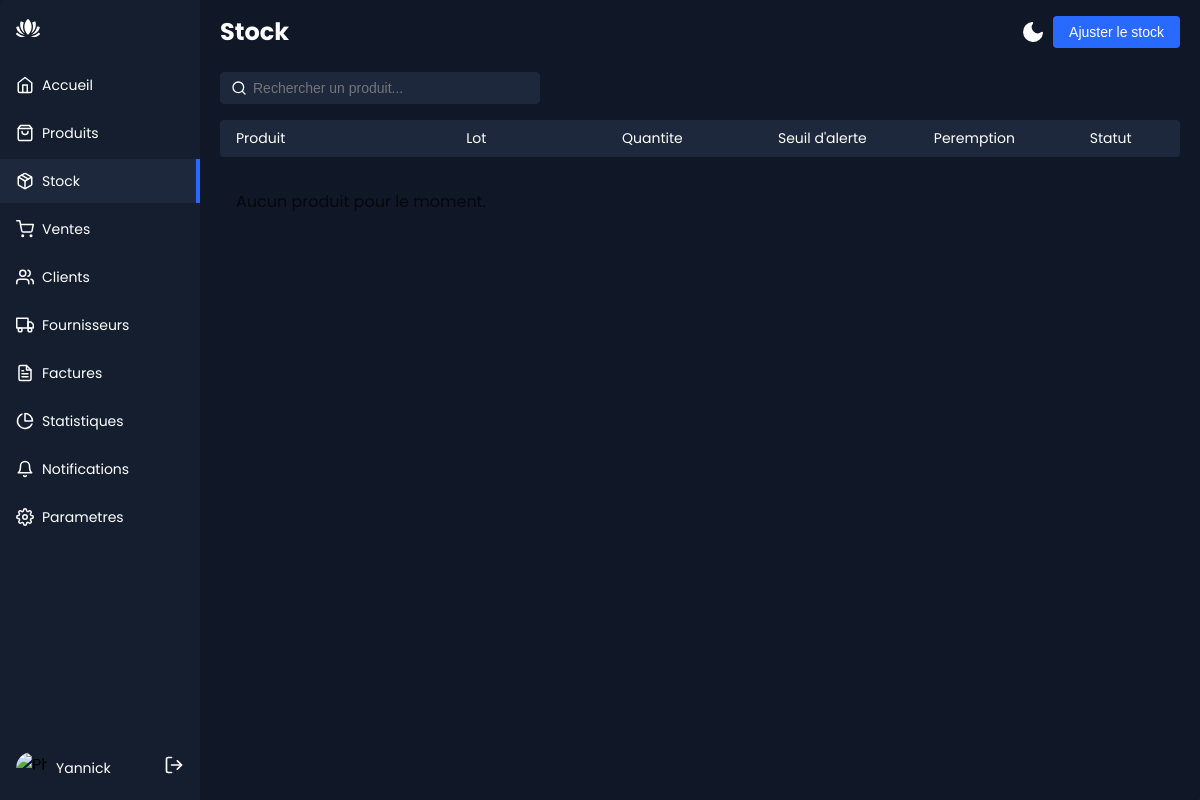
/stock/ (signed in), run on an earlier commit of the app's database.
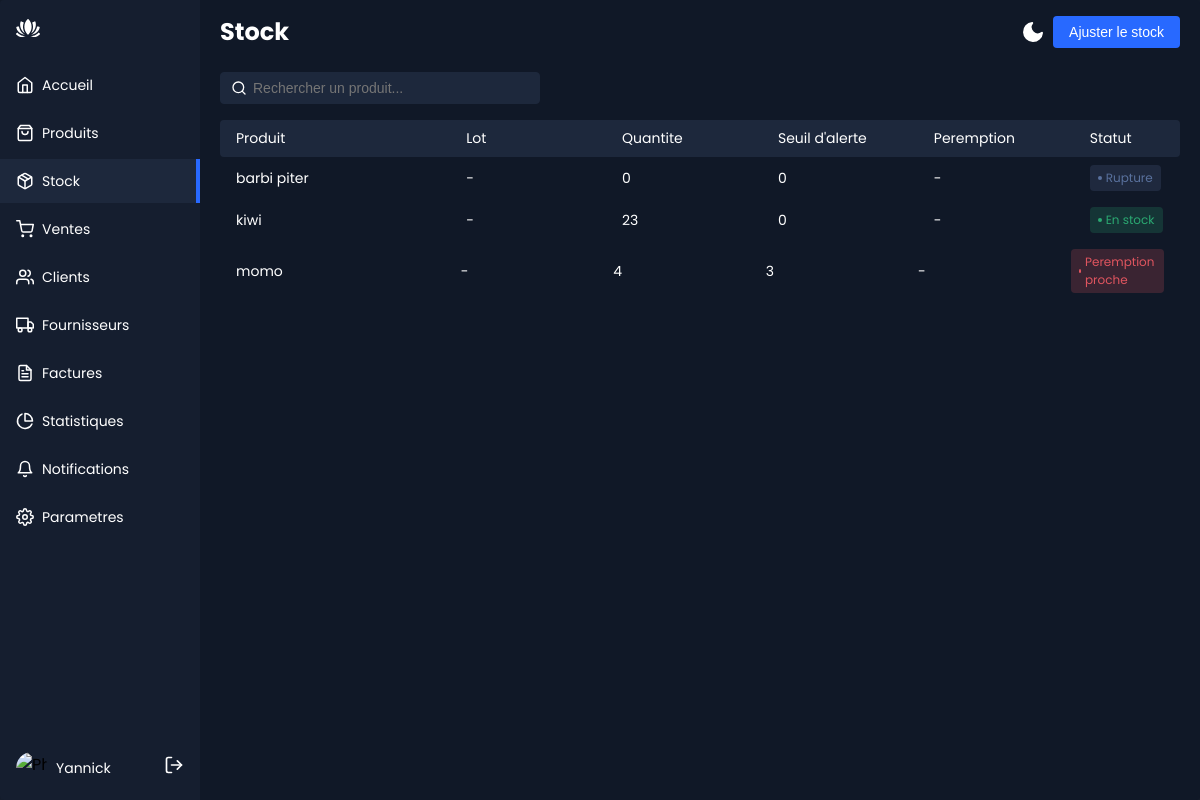
And on a later commit of the database.
### Produits/models.py (models this page shows, shortened)
class Produit(models.Model):
    nom = models.CharField("nom du produit", max_length=100, unique=True)
    description = models.TextField("description", blank=True)
    prix_de_vente = models.DecimalField("prix de vente", max_digits=10, decimal_places=2, validators=[MinValueValidator(0)])
    prix_achat = models.DecimalField("prix d'achat", max_digits=10, decimal_places=2, default=0, validators=[MinValueValidator(0)], blank=True, null=True)
    quantite = models.PositiveIntegerField("quantité en stock", default=0, validators=[MinValueValidator(0)])
    stock = models.PositiveIntegerField("stock", default=0, validators=[MinValueValidator(0)])
    seuil_alerte = models.PositiveIntegerField("seuil d'alerte", default=0, validators=[MinValueValidator(0)])
    numero_de_lot = models.CharField("numéro de lot", max_length=100, blank=True)
    date_de_peremption = models.DateField("date de péremption", null=True, blank=True)
    image = models.ImageField("image du produit", upload_to='produits/', null=True, blank=True)
    categorie = models.ForeignKey(Categorie, on_delete=models.PROTECT, related_name='produits')
    fournisseur = models.ForeignKey(Fournisseur, on_delete=models.SET_NULL, null=True, blank=True, related_name='produits')
    actif = models.BooleanField("actif", default=True)
    class Meta:
        ordering = ['nom']
    @property
    def en_rupture(self):
        return self.stock == 0
    @property
    def stock_faible(self):
        return 0 < self.stock <= self.seuil_alerte
    @property
    def peremption_proche(self):
        if not self.date_de_peremption:
            return False
        if self.date_de_peremption <= timezone.localdate() + timezone.timedelta(days=30):
            return True

### Produits/views.py (the view)
# urls.py: path('stock/', views.stock_liste, name='stock_liste'),
@login_required
def stock_liste(request):
    produits = Produit.objects.all()  # Récupère tous les produits de la base de données
    return render(request, 'stock/liste.html', {'produits': produits})

### Produits/templates/stock/liste.html (shortened to what this page needs)
{% extends "base.html" %}
{% block content %}
  <div class="app-content-header">
    <h1 class="app-content-headerText">Stock</h1>
    {% include "partials/theme_switch.html" %}
    <button class="app-content-headerButton">Ajuster le stock</button>
  </div>
  <div class="app-content-actions">
    <input class="search-bar" placeholder="Rechercher un produit..." type="text" />
  </div>
  <div class="data-table-wrapper">
    <div class="data-table-header">
      <div class="data-cell grow">Produit</div>
      <div class="data-cell">Lot</div>
      <div class="data-cell">Quantite</div>
      <div class="data-cell">Seuil d'alerte</div>
      <div class="data-cell">Peremption</div>
      <div class="data-cell shrink">Statut</div>
    </div>
    {% for produit in produits %}
    <div class="data-row">
      <div class="data-cell grow">{{ produit.nom }}</div>
      <div class="data-cell">{{ produit.lot|default:"-" }}</div>
      <div class="data-cell">{{ produit.stock }}</div>
      <div class="data-cell">{{ produit.seuil_alerte }}</div>
      <div class="data-cell">{{ produit.date_peremption|date:"d/m/Y"|default:"-" }}</div>
      <div class="data-cell shrink">
        {% if produit.en_rupture %}
          <span class="status disabled">Rupture</span>
        {% elif produit.peremption_proche %}
          <span class="status danger">Peremption proche</span>
        {% elif produit.stock_faible %}
          <span class="status warning">Stock faible</span>
        {% else %}
          <span class="status active">En stock</span>
        {% endif %}
      </div>
    </div>
    {% empty %}
    <p style="padding:16px;opacity:0.7;">Aucun produit pour le moment.</p>
    {% endfor %}
  </div>
{% endblock %}

### Produits/templates/base.html (shortened to what this page needs)
{% load static %}
<!DOCTYPE html>
<html lang="fr">
  <head>
    <link
      rel="stylesheet"
      href="https://cdnjs.cloudflare.com/ajax/libs/normalize/5.0.0/normalize.min.css"
    />
    <link rel="stylesheet" href="{% static 'css/style.css' %}" />
  </head>
  <body>
    <div class="app-container">
      {% include "partials/sidebar.html" %}
      <div class="app-content">
        <div class="app-content-scroll">
          {% block content %}{% endblock %}
        </div>
      </div>
    </div>
  </body>
</html>

### Produits/templates/partials/sidebar.html (shortened to what this page needs)
<div class="sidebar" id="sidebar">
  <div class="sidebar-header">
    <div class="app-icon">
    </div>
  </div>
  <ul class="sidebar-list">
    <li class="sidebar-list-item{% if request.resolver_match.url_name == 'home' %} active{% endif %}">
      <a href="{% url 'home' %}"{% if request.resolver_match.url_name == 'home' %} aria-current="page"{% endif %}>
        <svg xmlns="http://www.w3.org/2000/svg" width="18" height="18" viewBox="0 0 24 24" fill="none" stroke="currentColor" stroke-width="2" stroke-linecap="round" stroke-linejoin="round" class="feather feather-home">
          <path d="M3 9l9-7 9 7v11a2 2 0 0 1-2 2H5a2 2 0 0 1-2-2z" />
          <polyline points="9 22 9 12 15 12 15 22" />
        </svg>
        <span>Accueil</span>
      </a>
    </li>
    <li class="sidebar-list-item{% if request.resolver_match.url_name == 'produits_liste' or request.resolver_match.url_name == 'produits_form' %} active{% endif %}">
      <a href="{% url 'produits_liste' %}"{% if request.resolver_match.url_name == 'produits_liste' or request.resolver_match.url_name == 'produits_form' %} aria-current="page"{% endif %}>
        <span>Produits</span>
      </a>
    </li>
    <li class="sidebar-list-item{% if request.resolver_match.url_name == 'stock_liste' %} active{% endif %}">
      <a href="{% url 'stock_liste' %}"{% if request.resolver_match.url_name == 'stock_liste' %} aria-current="page"{% endif %}>
        <span>Stock</span>
      </a>
    </li>
    <li class="sidebar-list-item{% if request.resolver_match.url_name == 'ventes_liste' or request.resolver_match.url_name == 'ventes_form' %} active{% endif %}">
      <a href="{% url 'ventes_liste' %}"{% if request.resolver_match.url_name == 'ventes_liste' or request.resolver_match.url_name == 'ventes_form' %} aria-current="page"{% endif %}>
        <span>Ventes</span>
      </a>
    </li>
    <li class="sidebar-list-item{% if request.resolver_match.url_name == 'clients_liste' or request.resolver_match.url_name == 'clients_form' %} active{% endif %}">
      <a href="{% url 'clients_liste' %}"{% if request.resolver_match.url_name == 'clients_liste' or request.resolver_match.url_name == 'clients_form' %} aria-current="page"{% endif %}>
        <span>Clients</span>
      </a>
    </li>
    {% if request.user.is_staff or request.user.is_superuser %}
    <li class="sidebar-list-item{% if request.resolver_match.url_name == 'fournisseurs_liste' or request.resolver_match.url_name == 'fournisseurs_form' %} active{% endif %}">
      <a href="{% url 'fournisseurs_liste' %}"{% if request.resolver_match.url_name == 'fournisseurs_liste' or request.resolver_match.url_name == 'fournisseurs_form' %} aria-current="page"{% endif %}>
        <span>Fournisseurs</span>
      </a>
    </li>
    {% endif %}
    <li class="sidebar-list-item{% if request.resolver_match.url_name == 'factures_liste' or request.resolver_match.url_name == 'factures_detail' %} active{% endif %}">
      <a href="{% url 'factures_liste' %}"{% if request.resolver_match.url_name == 'factures_liste' or request.resolver_match.url_name == 'factures_detail' %} aria-current="page"{% endif %}>
        <span>Factures</span>
      </a>
    </li>
    <li class="sidebar-list-item{% if request.resolver_match.url_name == 'statistiques' %} active{% endif %}">
      <a href="{% url 'statistiques' %}"{% if request.resolver_match.url_name == 'statistiques' %} aria-current="page"{% endif %}>
        <svg xmlns="http://www.w3.org/2000/svg" width="18" height="18" viewBox="0 0 24 24" fill="none" stroke="currentColor" stroke-width="2" stroke-linecap="round" stroke-linejoin="round" class="feather feather-pie-chart">
          <path d="M21.21 15.89A10 10 0 1 1 8 2.83" />
          <path d="M22 12A10 10 0 0 0 12 2v10z" />
        </svg>
        <span>Statistiques</span>
      </a>
    </li>
    <li class="sidebar-list-item{% if request.resolver_match.url_name == 'notifications' %} active{% endif %}">
      <a href="{% url 'notifications' %}"{% if request.resolver_match.url_name == 'notifications' %} aria-current="page"{% endif %}>
        <svg xmlns="http://www.w3.org/2000/svg" width="18" height="18" viewBox="0 0 24 24" fill="none" stroke="currentColor" stroke-width="2" stroke-linecap="round" stroke-linejoin="round" class="feather feather-bell">
          <path d="M18 8A6 6 0 0 0 6 8c0 7-3 9-3 9h18s-3-2-3-9" />
          <path d="M13.73 21a2 2 0 0 1-3.46 0" />
        </svg>
        <span>Notifications</span>
      </a>
    </li>
    {% if request.user.is_staff or request.user.is_superuser %}
    <li class="sidebar-list-item{% if request.resolver_match.url_name == 'parametres' %} active{% endif %}">
      <a href="{% url 'parametres' %}"{% if request.resolver_match.url_name == 'parametres' %} aria-current="page"{% endif %}>
        <span>Parametres</span>
      </a>
    </li>
    {% endif %}
  </ul>
  <div class="account-info">
    <div class="account-info-picture">
      <img
        src="https://images.unsplash.com/photo-1527736947477-2790e28f3443?ixid=MnwxMjA3fDB8MHxzZWFyY2h8MTE2fHx3b21hbnxlbnwwfHwwfHw%3D&ixlib=rb-1.2.1&auto=format&fit=crop&w=900&q=60"
        alt="Photo du compte"
      />
    </div>
    <div class="account-info-name">{{ request.user.get_full_name|default:request.user.username }}</div>
    <a href="{% url 'logout' %}" class="account-info-more" aria-label="Se deconnecter" title="Se deconnecter">
      <svg xmlns="http://www.w3.org/2000/svg" width="20" height="20" viewBox="0 0 24 24" fill="none" stroke="currentColor" stroke-width="2" stroke-linecap="round" stroke-linejoin="round">
        <path d="M9 21H5a2 2 0 0 1-2-2V5a2 2 0 0 1 2-2h4" />
        <polyline points="16 17 21 12 16 7" />
        <line x1="21" y1="12" x2="9" y2="12" />
      </svg>
    </a>
  </div>
</div>

### Produits/templates/partials/theme_switch.html (shortened to what this page needs)
<button class="mode-switch" title="Changer de theme">
  <svg
    class="moon"
    fill="none"
    stroke="currentColor"
    stroke-linecap="round"
    stroke-linejoin="round"
    stroke-width="2"
    width="24"
    height="24"
    viewBox="0 0 24 24"
  >
    <defs></defs>
    <path d="M21 12.79A9 9 0 1111.21 3 7 7 0 0021 12.79z"></path>
  </svg>
</button>

What changed in the data, as far as the page shows it:
added Produit: nom "barbi piter", lot "-", stock "0", seuil_alerte "0", date_peremption "-", shows "Rupture"
added Produit: nom "kiwi", lot "-", stock "23", seuil_alerte "0", date_peremption "-", shows "En stock"
added Produit: nom "momo", lot "-", stock "4", seuil_alerte "3", date_peremption "-", date_de_peremption "Peremption proche"
